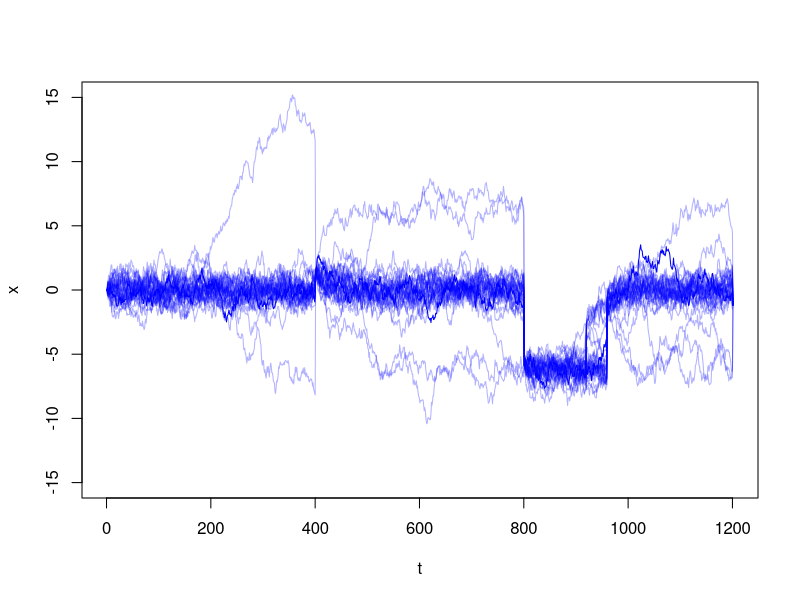

The R script that drew this image:
# =========================================================
# Bridge Particle Filter (Vectorised + Faster)
# =========================================================

# -------------------------
# Parameters
# -------------------------

N <- 2^5
n <- 1200

x_0  <- 0
x_30 <- 1.49
x_60 <- -5.91
x_90 <- -1.17

theta <- pi
epsilon <- 0.0259
sigma_square <- 0.3238

dt <- 90 / n
sd_step <- sqrt(dt)

gamma <- 0.25
h <- N * 0.5

# observation locations
obs_idx <- c(401, 801, 1201)

# -------------------------------------------------
# Storage
# -------------------------------------------------

x <- matrix(0, nrow = N, ncol = n + 1)

# ancestors
a <- matrix(0L, nrow = N, ncol = n)

# initialise
x[,1] <- x_0
x[,401] <- x_30
x[,801] <- x_60
x[,1201] <- x_90

# current particles + weights
x_cur <- rep(x_0, N)
w_cur <- rep(1 / N, N)

# -------------------------------------------------
# Helper functions
# -------------------------------------------------

ESS_fun <- function(w) {
  s <- sum(w)
  s^2 / sum(w^2)
}

z_fun <- function(k) {

  tau <- (n + 1 - k) * dt

  sqrt(2 * pi * epsilon * tau) *
    (
      exp(-0.5 * sigma_square * tau)
      + 1 + epsilon
    )
}

# -------------------------------------------------
# Main Particle Filter
# -------------------------------------------------

for (k in 1:(n - 1)) {

  # -----------------------------------------
  # Normalise weights
  # -----------------------------------------

  w_norm <- w_cur / sum(w_cur)

  # -----------------------------------------
  # ESS
  # -----------------------------------------

  ess <- ESS_fun(w_norm)

  # -----------------------------------------
  # Resampling condition
  # -----------------------------------------

  do_resample <- (
    ess < h &&
    (((k + 1)*dt) %% 1 == 0)
  )

  # -----------------------------------------
  # Resampling
  # -----------------------------------------

  if (do_resample) {

    ancestors <- sample.int(
      N,
      size = N,
      replace = TRUE,
      prob = w_norm
    )

    x_prev <- x_cur[ancestors]

    w_prev <- rep(1 / N, N)

    cat("Resample at k =", k, "\n")

  } else {

    ancestors <- 1:N

    x_prev <- x_cur

    w_prev <- w_norm
  }

  # store ancestry
  a[,k] <- ancestors

  # -----------------------------------------
  # Propagation (VECTORISED)
  # -----------------------------------------

  mu_prop <- x_prev +
    sin(x_prev - theta) * dt

  x_new <- rnorm(
    N,
    mean = mu_prop,
    sd = sd_step
  )

  # -----------------------------------------
  # Respect observations
  # -----------------------------------------

  if ((k + 1) %in% obs_idx) {

    if (k + 1 == 401) {
      x_new <- rep(x_30, N)
    }

    if (k + 1 == 801) {
      x_new <- rep(x_60, N)
    }

    if (k + 1 == 1201) {
      x_new <- rep(x_90, N)
    }
  }

  # save trajectories
  x[,k + 1] <- x_new

  # update current particles
  x_cur <- x_new

  # -----------------------------------------
  # Bridge weights
  # -----------------------------------------

  tau <- (n + 1 - k) * dt

  hat_vals <- round(x_new / (2 * pi)) * (2 * pi)

  qvals <- (
    cos(x_90 - hat_vals)
    + 1 + epsilon
  ) *
  exp(
    -(x_90 - hat_vals)^2 /
    (2 * sigma_square * tau)
  ) / z_fun(k)

  # -----------------------------------------
  # Weight update
  # -----------------------------------------

  w_cur <- (qvals ^ gamma) * w_prev
}

# =========================================================
# Estimate normalising constant
# =========================================================

nc <- sum(w_cur)

cat("Estimated normalising constant =", nc, "\n")

# =========================================================
# Plot particle trajectories
# =========================================================

plot(
  x[1,],
  type = "l",
  ylim = c(-15, 15),
  xlab = "t",
  ylab = "x",
  col = "blue"
)

for (i in 2:N) {
  lines(x[i,], col = rgb(0,0,1,0.3))
}

# =========================================================
# Reconstruct ancestral lines
# =========================================================

b <- matrix(0L, nrow = N, ncol = n - 1)

for (i in 1:N) {

  b[i,n-1] <- i

  for (k in 2:(n - 1)) {

    b[i,n-k] <-
      a[
        b[i,n-k+1],
        n-k+1
      ]
  }
}
